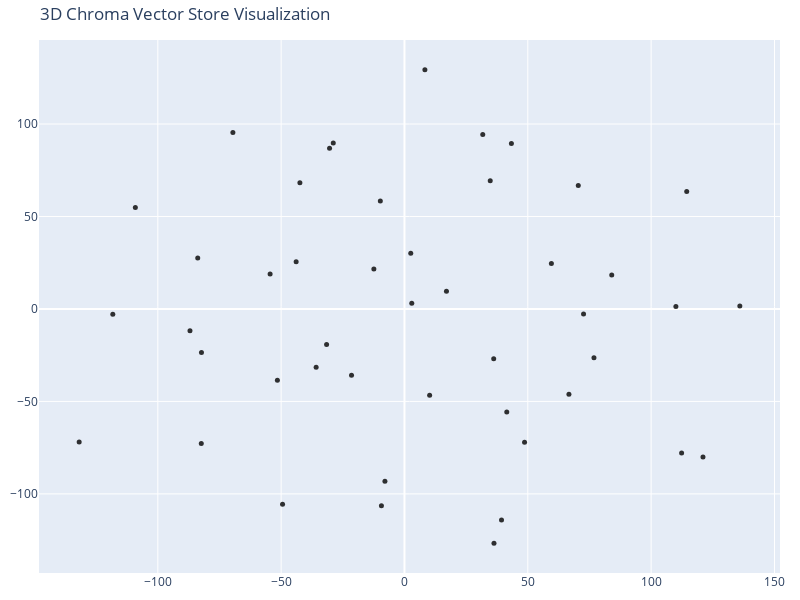

The notebook cell this image was saved under:
### Code cell
from sklearn.manifold import TSNE

tsne = TSNE(n_components=3, random_state=42,)
reduced_vectors = tsne.fit_transform(vectors)

# Create the 2D scatter plot
fig = go.Figure(data=[go.Scatter(
    x=reduced_vectors[:, 0],
    y=reduced_vectors[:, 1],
    mode='markers',
    marker=dict(size=5, color=colors, opacity=0.8),
    text=[f"Type: {t}<br>Text: {d[:100]}..." for t, d in zip(doc_types, documents)],
    hoverinfo='text'
)])

fig.update_layout(
    title='3D Chroma Vector Store Visualization',
    scene=dict(xaxis_title='x',yaxis_title='y'),
    width=800,
    height=600,
    margin=dict(r=20, b=10, l=10, t=40)
)

fig.show()

### Figure 1 — Plotly figure (JSON) as saved in the notebook; plotly's stock layout.template omitted (floating-point values rounded to 4 significant figures; data arrays with more than 128 entries replaced by an {"elided": "..."} marker saying what was removed)
{"data": [{"hoverinfo": "text", "marker": {"color": {"elided": "46x4 float values"}, "opacity": 0.8, "size": 5}, "mode": "markers", "text": ["Type: Section 1: Resuscitative Problems and Techniques Advanced Airway Support<br>Text: Control of the airway is the single most important task for emergency resuscitation.\n\n**INITIAL APPR...", "Type: Section 1: Resuscitative Problems and Techniques Advanced Airway Support<br>Text: 1. Prepare equipment, personnel, and drugs before attempting intubation. Assess airway difficulty an...", "Type: Section 1: Resuscitative Problems and Techniques Advanced Airway Support<br>Text: Immediate complications include unrecognized esophageal intubation or mainstem bronchus intubation.\n...", "Type: Section 1: Resuscitative Problems and Techniques Advanced Airway Support<br>Text: 1. Prepare equipment, medication, and personnel before initiation of RSI. Check equipment function. ...", "Type: Section 1: Resuscitative Problems and Techniques Advanced Airway Support<br>Text: Videolaryngoscopy is an excellent option for airway rescue or as a primary intubation technique, dem...", "Type: Section 1: Resuscitative Problems and Techniques Advanced Airway Support<br>Text: Bilevel positive airway pressure (BiPAP) uses different levels of pressure during inspiration and ex...", "Type: Section 1: Resuscitative Problems and Techniques Advanced Airway Support<br>Text: Emergency Department Care and Disposition  \n1. Discontinue precipitating drugs (alcohol, tobacco, or...", "Type: Section 1: Resuscitative Problems and Techniques Advanced Airway Support<br>Text: Emergency Department Care and Disposition  \nSinus bradycardia usually does not require specific trea...", "Type: Section 1: Resuscitative Problems and Techniques Advanced Airway Support<br>Text: Emergency Department Care and Disposition  \nDiagnose and treat the underlying condition.  \nSupravent...", "Type: Section 1: Resuscitative Problems and Techniques Advanced Airway Support<br>Text: Emergency Department Care and Disposition:\n1. Perform synchronized cardioversion in any unstable pat...", "Type: Section 1: Resuscitative Problems and Techniques Advanced Airway Support<br>Text: Atrial flutter originates from a small area within the atria. ECG characteristics include a regular ...", "Type: Section 1: Resuscitative Problems and Techniques Advanced Airway Support<br>Text: Emergency Department Care and Disposition:\n1. Treat unstable patients with synchronized cardioversio...", "Type: Section 1: Resuscitative Problems and Techniques Advanced Airway Support<br>Text: Emergency Department Care and Disposition:\n1. Treat the underlying disorder.\n2. Specific antiarrhyth...", "Type: Section 1: Resuscitative Problems and Techniques Advanced Airway Support<br>Text: Emergency Department Care and Disposition:\n1. Stable patients require no treatment.\n2. Patients with...", "Type: Section 1: Resuscitative Problems and Techniques Advanced Airway Support<br>Text: Emergency Department Care and Disposition for VT:\n1. Defibrillate pulseless VT with unsynchronized c...", "Type: Section 1: Resuscitative Problems and Techniques Advanced Airway Support<br>Text: Emergency Department Care and Disposition  \n1. Perform immediate electrical defibrillation (unsynchr...", "Type: Section 1: Resuscitative Problems and Techniques Advanced Airway Support<br>Text: Emergency Department Care and Disposition  \n1. Specific treatment is not necessary unless slow ventr...", "Type: Section 1: Resuscitative Problems and Techniques Advanced Airway Support<br>Text: When third-degree AV block occurs at the infranodal level, the ventricles are driven by a ventricula...", "Type: Section 1: Resuscitative Problems and Techniques Advanced Airway Support<br>Text: Preterminal Rhythms:\nPulseless Electrical Activity:\nPulseless electrical activity is the presence of...", "Type: Section 1: Resuscitative Problems and Techniques Advanced Airway Support<br>Text: Children primarily develop cardiac arrest secondary to hypoxia from respiratory arrest or shock synd...", "Type: Section 1: Resuscitative Problems and Techniques Advanced Airway Support<br>Text: Directions for use: (1) measure patient length with centimeter tape; (2) using measured length in ce...", "Type: Section 1: Resuscitative Problems and Techniques Advanced Airway Support<br>Text: Begin fluid resuscitation with rapid infusion of isotonic saline, 20 mL/kilogram IV bolus. Repeat as...", "Type: Section 1: Resuscitative Problems and Techniques Advanced Airway Support<br>Text: TABLE 3-4 Treatment of Pediatric Pulseless Arrest\n1. Initiate BLS; CPR; administer oxygen, attach mo...", "Type: Section 1: Resuscitative Problems and Techniques Advanced Airway Support<br>Text: Ventricular tachycardia:\n1. Perform synchronized cardioversion, 0.5-1 J/kilogram. Sedate if possible...", "Type: Section 1: Resuscitative Problems and Techniques Advanced Airway Support<br>Text: Neonatal Resuscitation:\n1. The first step in neonatal resuscitation is to maintain body temperature....", "Type: Section 1: Resuscitative Problems and Techniques Advanced Airway Support<br>Text: After intubation and assisted ventilation for 30 seconds, begin cardiac compressions at 90 chest com...", "Type: Section 1: Resuscitative Problems and Techniques Advanced Airway Support<br>Text: Volume loss and dehydration can be inferred by the patient history. Historical features include: vom...", "Type: Section 1: Resuscitative Problems and Techniques Advanced Airway Support<br>Text: Hyponatremia ([Na + ] < 135 mEq/L)  \nClinical Features  \nThe clinical manifestations of hyponatremia...", "Type: Section 1: Resuscitative Problems and Techniques Advanced Airway Support<br>Text: Diagnosis and Differential  \nHypernatremia is most commonly caused by a decrease in total body water...", "Type: Section 1: Resuscitative Problems and Techniques Advanced Airway Support<br>Text: **Hypokalemia ([K+] < 3.5 mEq/L)**  \nClinical Features: The signs and symptoms of hypokalemia usuall...", "Type: Section 1: Resuscitative Problems and Techniques Advanced Airway Support<br>Text: TABLE 4-4 Causes of Hyperkalemia\n- Factitious: Laboratory error, Hemolysis and leukocytosis\n- Increa...", "Type: Section 1: Resuscitative Problems and Techniques Advanced Airway Support<br>Text: Diagnosis and Differential: Causes include shock, sepsis, fat embolism, renal failure, pancreatitis,...", "Type: Section 1: Resuscitative Problems and Techniques Advanced Airway Support<br>Text: Hypomagnesemia  \nClinical Findings  \n[Mg2+], [K+], and [PO4−] move together intra- and extracellular...", "Type: Section 1: Resuscitative Problems and Techniques Advanced Airway Support<br>Text: Emergency Department Care and Disposition  \n1. In many patients, stopping [Mg2+] intake is sufficien...", "Type: Section 1: Resuscitative Problems and Techniques Advanced Airway Support<br>Text: Stepwise Method of Acid-Base Clinical Problem Solving:\n- Use the patient’s pre-illness values as a b...", "Type: Section 1: Resuscitative Problems and Techniques Advanced Airway Support<br>Text: Metabolic Acidosis:\n- Metabolic acidosis should be divided into an increased and normal AG acidosis....", "Type: Section 1: Resuscitative Problems and Techniques Advanced Airway Support<br>Text: Indications for bicarbonate therapy are listed in Table 4-7. Give 0.5 mEq/kilogram bicarbonate for e...", "Type: Section 1: Resuscitative Problems and Techniques Advanced Airway Support<br>Text: Emergency Department Care and Disposition for Metabolic Alkalosis:\n1. Administer NS to treat dehydra...", "Type: Section 1: Resuscitative Problems and Techniques Advanced Airway Support<br>Text: Factors that influence the clinical presentation of a patient in shock include the etiology, duratio...", "Type: Section 1: Resuscitative Problems and Techniques Advanced Airway Support<br>Text: The respiratory rate is frequently elevated early in shock. Increased minute ventilation, increased ...", "Type: Section 1: Resuscitative Problems and Techniques Advanced Airway Support<br>Text: The clinical presentation and presumed etiology of shock will dictate the diagnostic studies, monito...", "Type: Section 1: Resuscitative Problems and Techniques Advanced Airway Support<br>Text: Supplemental high-flow oxygen. If mechanical ventilation is used, neuromuscular blocking agents shou...", "Type: Section 1: Resuscitative Problems and Techniques Advanced Airway Support<br>Text: Blood remains the ideal resuscitative fluid. When possible, use fully cross-matched PRBCs. If the cl...", "Type: Section 1: Resuscitative Problems and Techniques Advanced Airway Support<br>Text: Early surgical or medical consultation for admission or transfer is indicated.\n\nlocalized urticaria ...", "Type: Section 1: Resuscitative Problems and Techniques Advanced Airway Support<br>Text: Resuscitation must begin with airway, breathing, and circulation. Patients with confirmed or suspect...", "Type: Section 1: Resuscitative Problems and Techniques Advanced Airway Support<br>Text: C1 esterase inhibitor replacement is the primary treatment for patients with unstable or refractory ..."], "type": "scatter", "x": [-9.347, -131.9, 39.34, -7.924, 41.47, -83.82, -82.39, -43.92, 76.82, 110.0, 112.4, 84.02, 36.17, -109.1, 66.67, 2.956, -51.53, 48.68, 59.56, 34.77, 70.46, -49.43, -28.87, 36.29, 2.542, -42.4, -82.3, -35.82, -86.96, -21.47, -54.48, 72.6, -12.41, -31.58, 136.0, -30.37, 17.02, -9.794, 43.35, -69.57, 8.276, -118.2, 31.73, 121.0, 114.4, 10.2], "y": [-106.4, -71.97, -114.1, -93.18, -55.73, 27.51, -72.74, 25.47, -26.41, 1.387, -77.83, 18.35, -26.95, 54.82, -46.12, 3.109, -38.54, -72.13, 24.56, 69.36, 66.72, -105.6, 89.79, -126.7, 30.14, 68.27, -23.56, -31.52, -11.75, -35.89, 18.94, -2.713, 21.57, -19.16, 1.567, 86.85, 9.63, 58.37, 89.43, 95.42, 129.3, -2.86, 94.37, -80.03, 63.51, -46.67]}], "layout": {"height": 600, "margin": {"b": 10, "l": 10, "r": 20, "t": 40}, "scene": {"xaxis": {"title": {"text": "x"}}, "yaxis": {"title": {"text": "y"}}}, "title": {"text": "3D Chroma Vector Store Visualization"}, "width": 800, "xaxis": {"autorange": true, "range": [-148.2, 152.3], "type": "linear"}, "yaxis": {"autorange": true, "range": [-142.8, 145.4], "type": "linear"}}}
